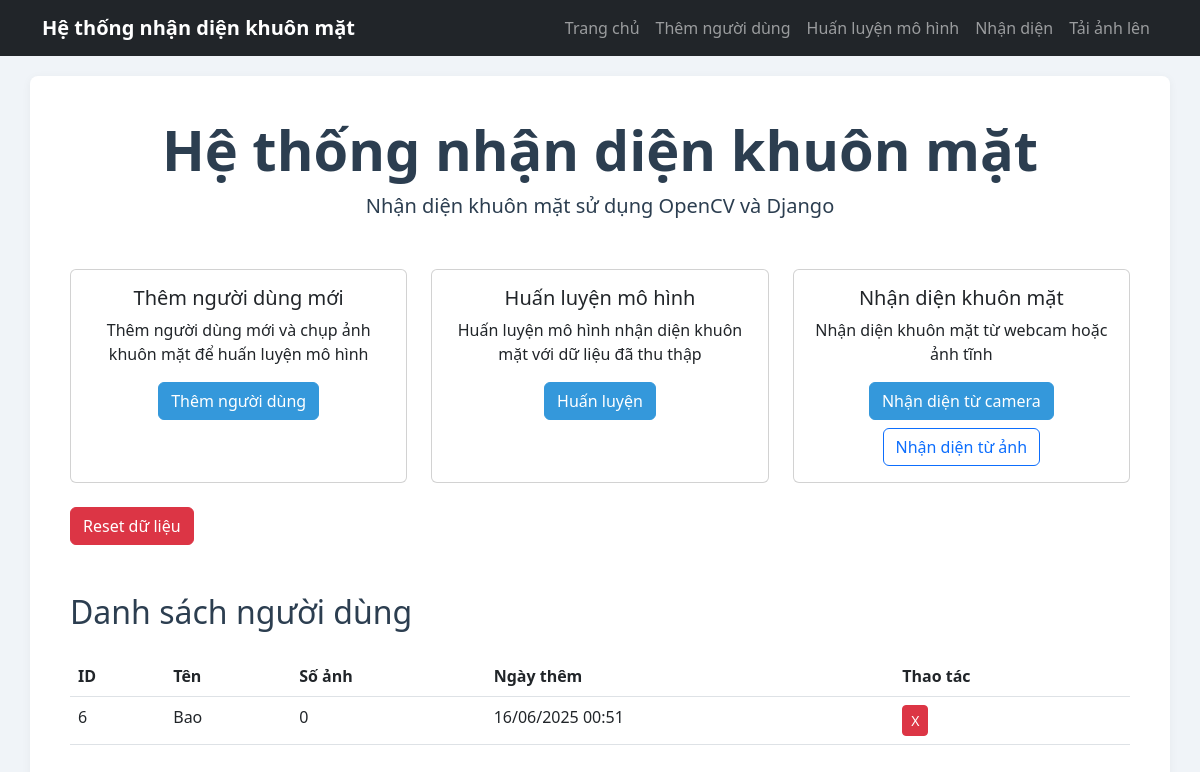
/, run on an earlier commit of the app's database.
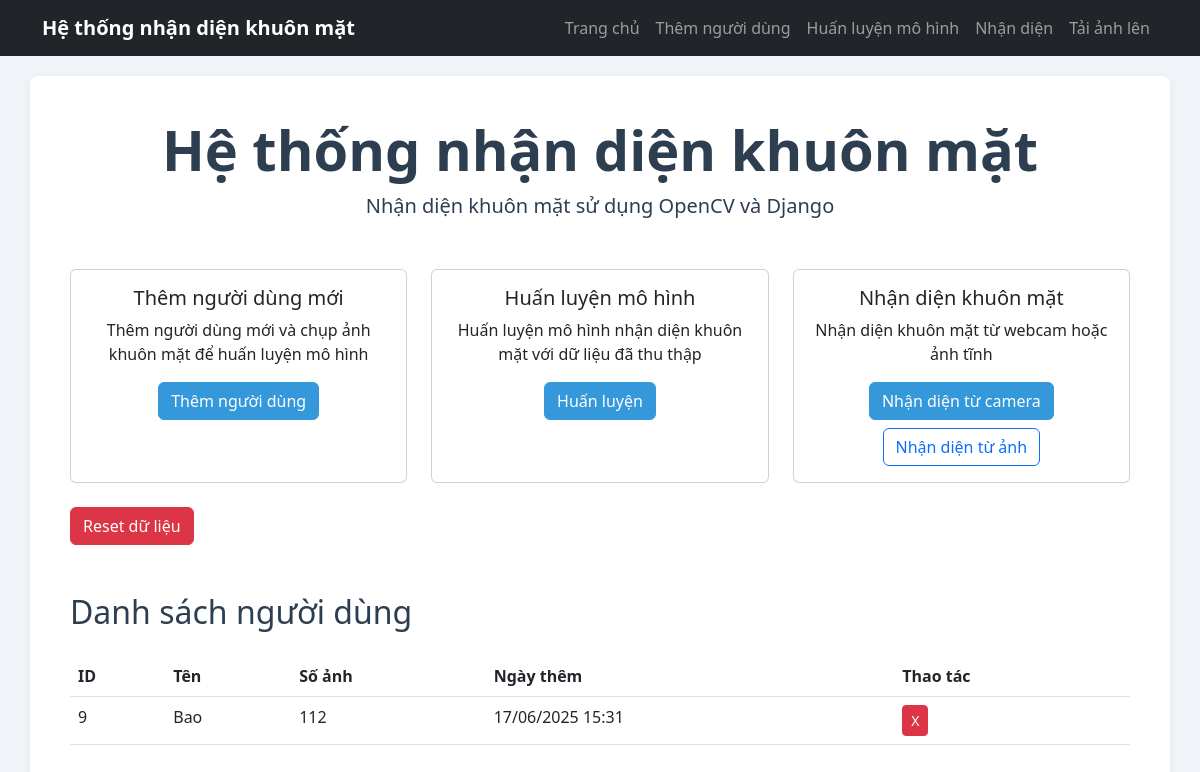
And on a later commit of the database.
### face_app/models.py (models this page shows, shortened)
class Person(models.Model):
    name = models.CharField(max_length=100)
    created_at = models.DateTimeField(auto_now_add=True)
    updated_at = models.DateTimeField(auto_now=True)
    def get_face_count(self):
        dataset_folder = os.path.join(settings.MEDIA_ROOT, 'dataSet', f"{self.name}_{self.id}")
        if os.path.exists(dataset_folder):
            return len([f for f in os.listdir(dataset_folder) if f.endswith('.jpg')])
        return 0

### face_app/views.py (the view)
# urls.py: path('', views.index, name='index'),
def index(request):
    people = Person.objects.all()
    context = {
        'people': people,
    }
    return render(request, 'face_app/index.html', context)

### face_app/templates/face_app/index.html (shortened to what this page needs)
{% extends 'face_app/base.html' %}
{% block content %}
<div class="text-center mb-5">
    <h1 class="display-4 fw-bold">Hệ thống nhận diện khuôn mặt</h1>
    <p class="lead">Nhận diện khuôn mặt sử dụng OpenCV và Django</p>
</div>
<div class="row g-4">
    <div class="col-md-4">
        <div class="card h-100">
            <div class="card-body text-center">
                <h5 class="card-title">Thêm người dùng mới</h5>
                <p class="card-text">Thêm người dùng mới và chụp ảnh khuôn mặt để huấn luyện mô hình</p>
                <a href="{% url 'face_app:add_user' %}" class="btn btn-primary">Thêm người dùng</a>
            </div>
        </div>
    </div>
    <div class="col-md-4">
        <div class="card h-100">
            <div class="card-body text-center">
                <h5 class="card-title">Huấn luyện mô hình</h5>
                <p class="card-text">Huấn luyện mô hình nhận diện khuôn mặt với dữ liệu đã thu thập</p>
                <a href="{% url 'face_app:train_model' %}" class="btn btn-primary">Huấn luyện</a>
            </div>
        </div>
    </div>
    <div class="col-md-4">
        <div class="card h-100">
            <div class="card-body text-center">
                <h5 class="card-title">Nhận diện khuôn mặt</h5>
                <p class="card-text">Nhận diện khuôn mặt từ webcam hoặc ảnh tĩnh</p>
                <a href="{% url 'face_app:recognize_face' %}" class="btn btn-primary">Nhận diện từ camera</a>
                <a href="{% url 'face_app:upload_image' %}" class="btn btn-outline-primary mt-2">Nhận diện từ ảnh</a>
            </div>
        </div>
    </div>
</div>
<div class="row mt-4">
    <div class="col-12">
        <form action="{% url 'face_app:reset_database' %}" method="post" class="d-inline" onsubmit="return confirm('Bạn có chắc chắn muốn xóa toàn bộ dữ liệu?')">
            <button type="submit" class="btn btn-danger">Reset dữ liệu</button>
        </form>
    </div>
</div>
{% if people %}
<div class="mt-5">
    <h2 class="mb-4">Danh sách người dùng</h2>
    <div class="table-responsive">
        <table class="table table-hover">
            <thead>
                <tr>
                    <th>ID</th>
                    <th>Tên</th>
                    <th>Số ảnh</th>
                    <th>Ngày thêm</th>
                    <th>Thao tác</th>
                </tr>
            </thead>
            <tbody>
                {% for person in people %}
                <tr id="person-row-{{ person.id }}">
                    <td>{{ person.id }}</td>
                    <td>{{ person.name }}</td>
                    <td>{{ person.get_face_count }}</td>
                    <td>{{ person.created_at|date:"d/m/Y H:i" }}</td>
                    <td>
                        <button class="btn btn-danger btn-sm delete-person" data-id="{{ person.id }}" title="Xóa người dùng">
                             X
                        </button>
                    </td>
                </tr>
                {% endfor %}
            </tbody>
        </table>
    </div>
</div>
{% endif %}
{% endblock %}

What changed in the data, as far as the page shows it:
removed Person: id "6", name "Bao", get_face_count "0", created_at "16/06/2025 00:51"
added Person: id "9", name "Bao", get_face_count "112", created_at "17/06/2025 15:31"
